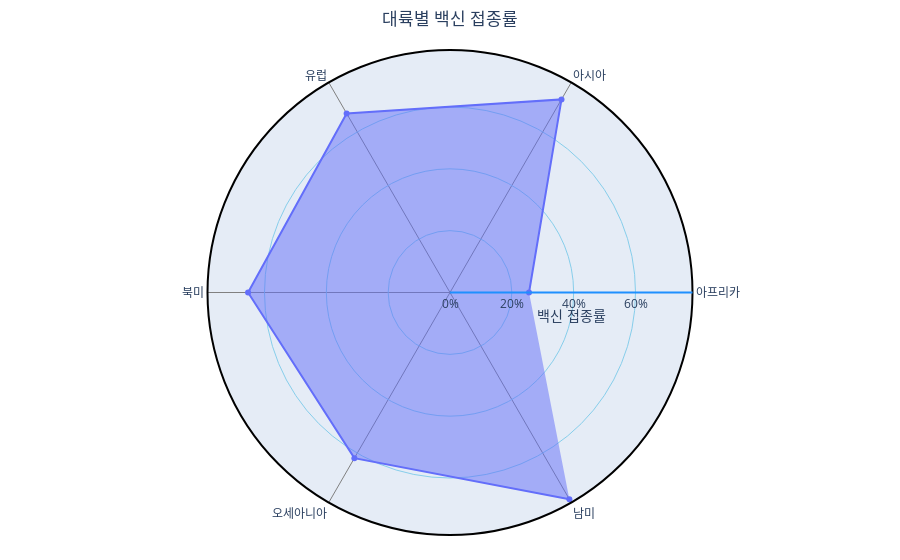

The code cell stored with this chart in its notebook:
### Code cell
## 레이더 차트를 위한 데이터 전처리
df_radar_veccine = df_covid19.groupby(['iso_code', 'continent', 'location'], dropna=False).agg(
    인구수 = ('population', 'max'),
    전체사망자수 = ('new_deaths', 'sum'), 
    백신접종자완료자수 = ('people_fully_vaccinated', 'max'),
    인구백명당백신접종완료율 = ('people_fully_vaccinated_per_hundred', 'max'),
    인구백명당부스터접종자수 = ('total_boosters_per_hundred', 'max')
).reset_index()
df_radar_veccine = df_radar_veccine[(df_radar_veccine['iso_code'].isin(['OWID_ASI', 'OWID_EUR', 'OWID_OCE', 'OWID_NAM', 'OWID_SAM', 'OWID_AFR']))]

fig = go.Figure()

## scatterpolar 트레이스 추가
fig.add_trace(go.Scatterpolar(
    theta = df_radar_veccine['location'], 
    r = df_radar_veccine['인구백명당백신접종완료율'], 
    fill = 'toself'
))

## polar 속성 설정
fig.update_layout(polar = 
    ##  angularaxis 속성 설정
    dict(angularaxis = 
            dict(ticktext = ('아프리카', '아시아', '유럽', '북미', '오세아니아', '남미'),
                tickvals = ('Africa', 'Asia', 'Europe', 'North America', 'Oceania', 'South America'),
                 linewidth = 2, linecolor = 'black', gridcolor = 'gray'), 
    ##  radialaxis 속성 설정
         radialaxis = 
             dict(linewidth = 2, linecolor = 'dodgerblue', gridcolor = 'skyblue',
                  nticks = 5, ticksuffix = '%', title = '백신 접종률')),
    title = dict(text = '대륙별 백신 접종률', x = 0.5),
    margin = margins_P)
    
fig.show()

### Figure 1 — Plotly figure (JSON) as saved in the notebook; plotly's stock layout.template omitted (floating-point values rounded to 4 significant figures)
{"data": [{"fill": "toself", "r": [25.56, 72.12, 66.87, 65.31, 61.86, 77.22], "theta": ["Africa", "Asia", "Europe", "North America", "Oceania", "South America"], "type": "scatterpolar"}], "layout": {"margin": {"b": 25, "l": 25, "r": 25, "t": 50}, "polar": {"angularaxis": {"gridcolor": "gray", "linecolor": "black", "linewidth": 2, "ticktext": ["아프리카", "아시아", "유럽", "북미", "오세아니아", "남미"], "tickvals": ["Africa", "Asia", "Europe", "North America", "Oceania", "South America"]}, "radialaxis": {"gridcolor": "skyblue", "linecolor": "dodgerblue", "linewidth": 2, "nticks": 5, "ticksuffix": "%", "title": {"text": "백신 접종률"}}}, "title": {"text": "대륙별 백신 접종률", "x": 0.5}}}
